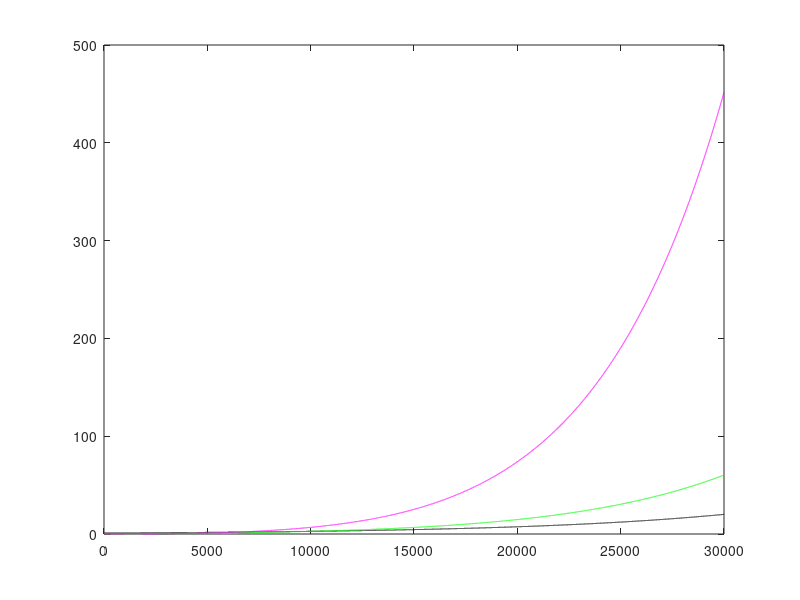

The MATLAB source for this figure:
dt=0.01;Tmax=30000;
L=zeros(1,Tmax);L(1)=1;%LT-HSC
S=zeros(1,Tmax);S(1)=0;%ST-HSC
M=zeros(1,Tmax);M(1)=0;%MPP
p1=0.009;p2=0.042;p3=4;
d1=0.009;d2=0.045;d3=4.014;
p1=0.02;p2=0.06;p3=4.01;
d1=0.01;d2=0.05;d3=4;
for T=1:Tmax-1
    L(T+1)=L(T)+dt*(p1-d1)*L(T);
    S(T+1)=S(T)+dt*(d1*L(T)+(p2-d2)*S(T));
    M(T+1)=M(T)+dt*(d2*S(T)+(p3-d3)*M(T));
end
X=1:Tmax;
%plot(X,L,'k--',X,S,'g:',X,M,'m');
plot(X,L,'k',X,S,'g',X,M,'m');